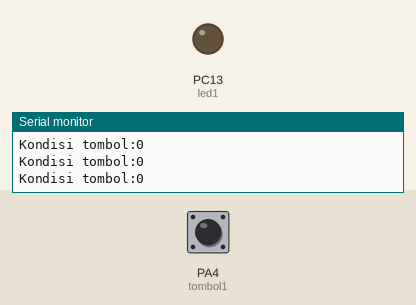
This sketch was run on a simulated STM32 Blue Pill. Shown: output pins drawn as LEDs (lit = HIGH), the last lines printed to the serial monitor. The inputs (shaded band) are chosen by the test bench; at power-on: PA4 (tombol1) LOW.

Above: at 1.8 s.
1.9 s: PA4 (tombol1) pulled HIGH for 0.6 s
At 2.4 s:
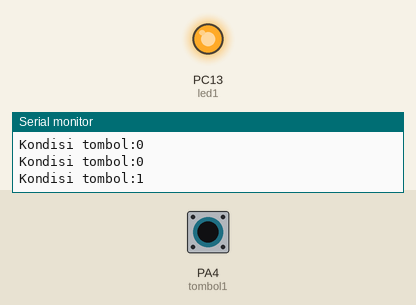
4.0 s: PA4 (tombol1) pulled HIGH for 3.2 s
At 8.9 s:
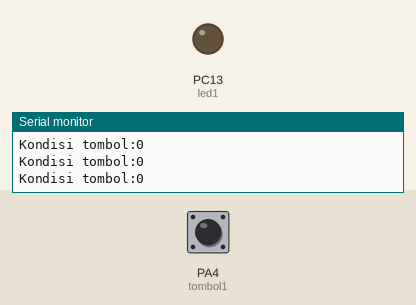
Timing chart, 0 to 10.4 s (numbered marks = the images above; inputs shaded):
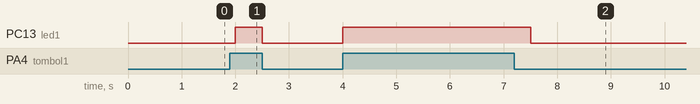

The sketch:

1.Switch_Button.ino
```cpp
/*/
 * A9  to RX USBTTL
 * A10 to TX USBTTL
 * Tekan Reset sebelum Upload
 * Pilih Board    :fake STM32F10
 * Upload methode :Serial
 */
int tombol1 =PA4;
int led1    =PC13;

void setup() {
  //Menentukan Fungsionalitas dari PIN pada Microcontroller
  Serial.begin(115200); //baudrate yang digunakan untuk komunikasi microcontroller dengan komputer
  pinMode(tombol1,INPUT);
  pinMode(led1,OUTPUT);
}

void loop() {
  //Program yang akan dijalankan berulang-ulang
  int bacaTombol1=digitalRead(tombol1); //Membaca keadaan Tombol

  //Print ke Serial Monitor
  Serial.print("Kondisi tombol:");
  Serial.print(bacaTombol1);
  Serial.println();

  //Logika Program (Jika tombol membaca Nilai 1 maka led menyala, jika bukan 1 maka mati
  if(bacaTombol1==1){
    digitalWrite(led1,HIGH);
  }else{
    digitalWrite(led1,LOW);
  }
  delay(500); //Jeda waktu perulagan seama 500 mili detik
}
```

Measured:
- after the input at 1.9 s, PC13 (led1): LOW → HIGH after 0.10 s, → LOW 0.50 s later
- after the input at 4.0 s, PC13 (led1): LOW → HIGH at once, → LOW 3.5 s later
